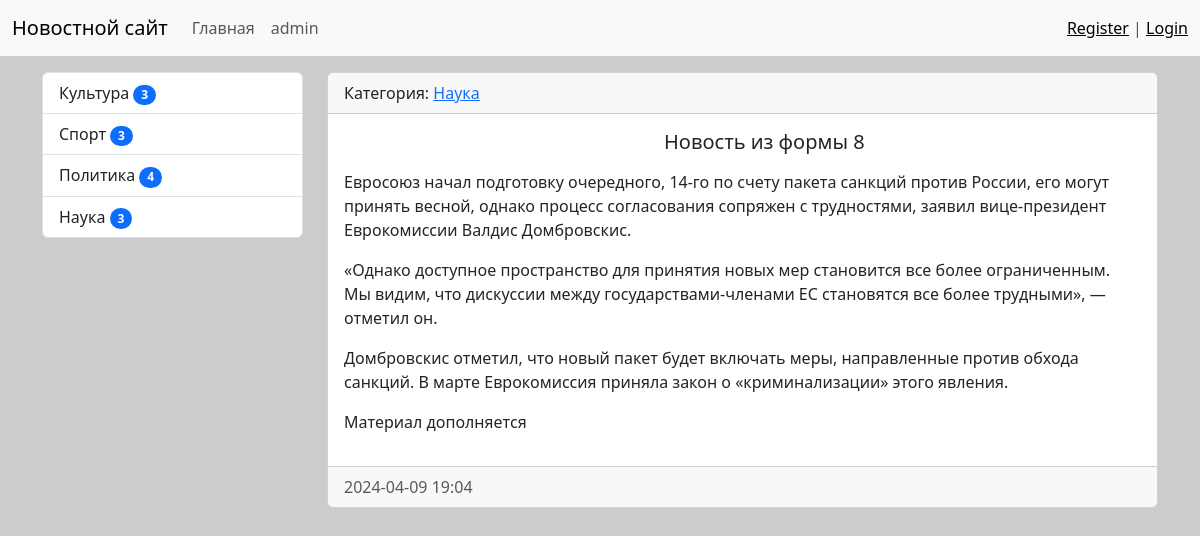
Screenshot of /news/18/ with the database file from the repository.
### news/models.py (models this page shows, shortened)
class Category(models.Model):
    title = models.CharField(max_length=150, db_index=True, verbose_name='Наименование категории')
    class Meta:
        verbose_name = 'Категория'
        verbose_name_plural = 'Категории'
        ordering = ['title']
    def get_absolute_url(self):
        return reverse('category', kwargs={'category_id': self.pk})
    def __str__(self):
        return self.title

class News(models.Model):
    title = models.CharField(max_length=150, verbose_name='Наименование')
    content = models.TextField(blank=True, verbose_name='Контент')
    created_at = models.DateTimeField(auto_now_add=True, verbose_name='Создано')
    updated_at = models.DateTimeField(auto_now=True, verbose_name='Изменено')
    photo = models.ImageField(upload_to='photos/%Y/%m/%d/', blank=True, verbose_name='Фото')
    is_published = models.BooleanField(default=True, verbose_name='Опубликовано')
    category = models.ForeignKey('Category', on_delete=models.PROTECT, verbose_name='Категория')
    views = models.IntegerField(default=0, verbose_name='Просмотры')
    class Meta:
        verbose_name = 'Новость'
        verbose_name_plural = 'Новости'
        ordering = ['-created_at']

### news/views.py (the view)
# urls.py: path('news/<int:pk>/', ViewNews.as_view(), name='view_news'),
class ViewNews(DetailView):
    model = News
    context_object_name = 'news_item'

### news/templatetags/news_tags.py (called while the page is built)
@register.inclusion_tag('news/list_categories.html')
def show_categories(arg1='Hello', arg2='world'):
    categories = Category.objects.annotate(cnt=Count('news', filter=F('news__is_published'))).filter(cnt__gt=0)
    return {"categories": categories, 'arg1': arg1, 'arg2': arg2}

### news/templates/news/news_detail.html (shortened to what this page needs)
{% extends 'base.html' %}
{% block sidebar %}
{% include 'inc/_sidebar.html' %}
{% endblock %}
{% block content %}
<div class="card mb-3">
    <div class="card-header">
        Категория: <a href="{{ news_item.category.get_absolute_url }}">{{ news_item.category }}</a>
    </div>
    <div class="card-body">
        <h5 class="card-title">{{ news_item.title }}</h5>
        <p class="card-text">{{ news_item.content|linebreaks }}</p>
    </div>
    <div class="card-footer text-body-secondary">
        {{ news_item.created_at|date:"Y-m-d H:m" }}
    </div>
</div>
{% endblock %}

### news/templates/news/list_categories.html
<div class="list-group">
    {% for cat in categories %}
    <a href="{{ cat.get_absolute_url }}" class="list-group-item list-group-item-action">{{ cat.title }}
    <span class="badge text-bg-primary rounded-pill">{{ cat.cnt }}</span></a>
    {% endfor %}
</div>

### mysite/static/css/style.css (style rules this page uses)
body { background-color: #ccc; }

### rows the page displays
Category: title "Культура", cnt "3"
Category: title "Спорт", cnt "3"
Category: title "Политика", cnt "4"
Category: title "Наука", cnt "3"
News: category "Наука", title "Новость из формы 8", content "Евросоюз начал подготовку очередного, 14-го по счету пакета санкций против России, его могут принять весной, однако процесс согласования сопряжен с трудностями, заявил вице-президент Еврокомиссии Валдис Домбровскис. «Однако доступное пространство для принятия новых мер становится все более ограниченным. Мы видим, что дискуссии между государствами-членами ЕС становятся все более трудными», — отметил он. Домбровскис отметил, что новый пакет будет включать меры, направленные против обхода санкций. В марте Еврокомиссия приняла закон о «криминализации» этого явления. Материал дополняется", created_at "2024-04-09 19:04"
